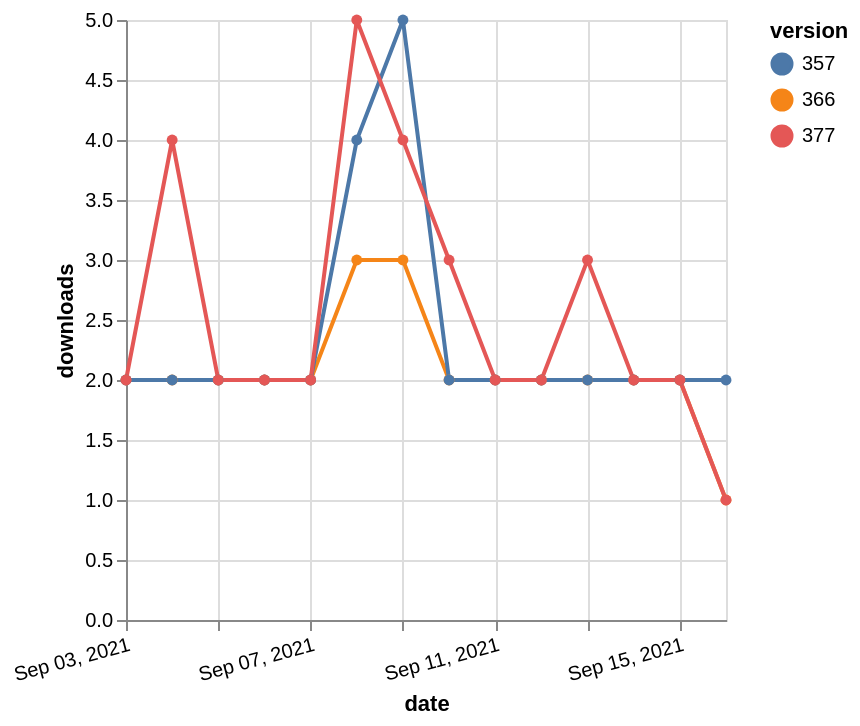

Specify this chart in Vega-Lite:
### Vega-Lite specification from a JSON file in a GitHub repository (floating-point values rounded to 4 significant figures)
{"$schema": "https://vega.github.io/schema/vega-lite/v5.json", "description": "A simple bar chart with embedded data.", "data": {"values": [{"date": "2021-09-03", "total": 2294, "delta": 2, "version": "366"}, {"date": "2021-09-04", "total": 2296, "delta": 2, "version": "366"}, {"date": "2021-09-05", "total": 2298, "delta": 2, "version": "366"}, {"date": "2021-09-06", "total": 2300, "delta": 2, "version": "366"}, {"date": "2021-09-07", "total": 2302, "delta": 2, "version": "366"}, {"date": "2021-09-08", "total": 2305, "delta": 3, "version": "366"}, {"date": "2021-09-09", "total": 2308, "delta": 3, "version": "366"}, {"date": "2021-09-10", "total": 2310, "delta": 2, "version": "366"}, {"date": "2021-09-11", "total": 2312, "delta": 2, "version": "366"}, {"date": "2021-09-12", "total": 2314, "delta": 2, "version": "366"}, {"date": "2021-09-13", "total": 2316, "delta": 2, "version": "366"}, {"date": "2021-09-14", "total": 2318, "delta": 2, "version": "366"}, {"date": "2021-09-15", "total": 2320, "delta": 2, "version": "366"}, {"date": "2021-09-16", "total": 2321, "delta": 1, "version": "366"}, {"date": "2021-09-03", "total": 2838, "delta": 2, "version": "357"}, {"date": "2021-09-04", "total": 2840, "delta": 2, "version": "357"}, {"date": "2021-09-05", "total": 2842, "delta": 2, "version": "357"}, {"date": "2021-09-06", "total": 2844, "delta": 2, "version": "357"}, {"date": "2021-09-07", "total": 2846, "delta": 2, "version": "357"}, {"date": "2021-09-08", "total": 2850, "delta": 4, "version": "357"}, {"date": "2021-09-09", "total": 2855, "delta": 5, "version": "357"}, {"date": "2021-09-10", "total": 2857, "delta": 2, "version": "357"}, {"date": "2021-09-11", "total": 2859, "delta": 2, "version": "357"}, {"date": "2021-09-12", "total": 2861, "delta": 2, "version": "357"}, {"date": "2021-09-13", "total": 2863, "delta": 2, "version": "357"}, {"date": "2021-09-14", "total": 2865, "delta": 2, "version": "357"}, {"date": "2021-09-15", "total": 2867, "delta": 2, "version": "357"}, {"date": "2021-09-16", "total": 2869, "delta": 2, "version": "357"}, {"date": "2021-09-03", "total": 2103, "delta": 2, "version": "377"}, {"date": "2021-09-04", "total": 2107, "delta": 4, "version": "377"}, {"date": "2021-09-05", "total": 2109, "delta": 2, "version": "377"}, {"date": "2021-09-06", "total": 2111, "delta": 2, "version": "377"}, {"date": "2021-09-07", "total": 2113, "delta": 2, "version": "377"}, {"date": "2021-09-08", "total": 2118, "delta": 5, "version": "377"}, {"date": "2021-09-09", "total": 2122, "delta": 4, "version": "377"}, {"date": "2021-09-10", "total": 2125, "delta": 3, "version": "377"}, {"date": "2021-09-11", "total": 2127, "delta": 2, "version": "377"}, {"date": "2021-09-12", "total": 2129, "delta": 2, "version": "377"}, {"date": "2021-09-13", "total": 2132, "delta": 3, "version": "377"}, {"date": "2021-09-14", "total": 2134, "delta": 2, "version": "377"}, {"date": "2021-09-15", "total": 2136, "delta": 2, "version": "377"}, {"date": "2021-09-16", "total": 2137, "delta": 1, "version": "377"}]}, "width": "container", "mark": {"type": "line", "point": {"filled": true}}, "encoding": {"x": {"field": "date", "type": "temporal", "timeUnit": "yearmonthdate", "title": "date", "axis": {"labelAngle": -15}}, "y": {"field": "delta", "type": "quantitative", "title": "downloads"}, "color": {"field": "version", "type": "nominal"}, "tooltip": {"field": "delta"}}}
